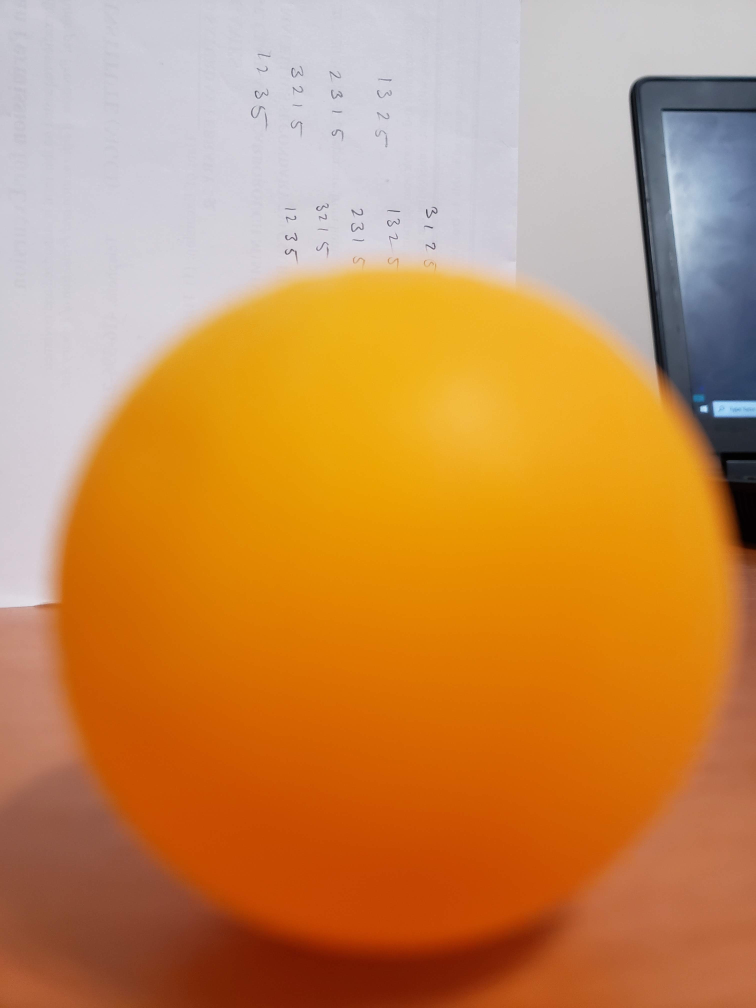
#> input picture ball_images/1.jpg, 3024 x 4032 px, found by its file name (shown at 1/4 size); its folder holds 4 pictures in this run; the run also reads 1 picture not shown here
$ python ClassifierMetrics.py
#> lines starting #> are read from the running program, lines starting #| are printed output that depends on the picture; after the words box and inside, x2 and y2 are one past the last pixel; in counts of white or black regions, pixels touching at a corner belong together
### BallClassifier.py
import numpy as np
import cv2
from collections import deque
import argparse
import os
import logging
from typing import Tuple
from collections.abc import Sequence

from WebcamStream import WebcamStream
from VideoFileStream import VideoFileStream
from utils import screenDebug
from calibrate import calibrate_camera
# [19 lines of commented-out code are left out]
balllow = np.array([14, 95, 149])
ballhigh = np.array([30, 255, 255])


class BallClassifier:
    '''Classifies balls from a video stream

    Classifies the ball using a colour mask and hough transform

    Attributes:
        self.vs: The video stream
        self.imgiter: An optional iter for images
        self.record: An optional record of estimated position and radius
        self.debug: Debug flag
    '''

    def __init__(self, args=None, imgiter=None):
        '''Makes a BallClassifier object

        Args:
            args: A dict of config values
            imgiter: An image iterator for testing images

        Returns:
            A BallClassifier object
        '''
        self.vs = None
        self.record: list = []
        self.imgiter = None
        self.debug: bool = args.get("debug", False)

        if imgiter is not None:
            self.imgiter = imgiter
            self.counter = 1
        else:
            if "video" in args:
                if isinstance(args["video"], str) and os.path.exists(
                        args["video"]):
                    self.vs = VideoFileStream(args)
                else:
                    self.vs = WebcamStream(args.get("video", 0))
            self.vs.open_video_stream()

    def get_hough_frame(
            self,
            frame: np.array,
            center: tuple,
            radius: float,
            multiplier: float = 1.2) -> list:
        '''Gets a smaller window of the frame for the Hough transform

        Args:
            frame: An ndarray frame that should contain some circular object
            center: A tuple of the estimate for the x and y position of the ball
            multiplier A float value to consider a larger frame than the one defined by center and radius

        Returns:
            An ndarray that is a smaller window
        '''
        newframe = None
        if center is not None:
            x, y = center
            ymin = int(max(0, y - multiplier * radius))
            ymax = int(min(frame.shape[0], max(0, y + multiplier * radius)))
            xmax = int(max(0, x - multiplier * radius))
            xmin = int(min(frame.shape[1], max(0, x + multiplier * radius)))
            newframe = frame[ymin:ymax, xmax:xmin]
        return newframe

    def hough(self, frame: np.array, center: tuple, radius: float) -> Tuple[Tuple[int, int], float]:
        '''Refines an estimate of the center and radius of a ball using circle Hough Transform

        Args:
            frame: An ndarray that reperesents the frame with the ball in it
            center: A tuple of the (x,y) position of the ball
            radius: A float of the estimated ball's radius

        Returns:
            A tuple that contains a refined estimate of the ball's center and radius
            If the center is None, this eventually returns None
        '''
        if center is None or radius is None:
            return None
        high = 90
        graysc = cv2.cvtColor(frame, cv2.COLOR_BGR2GRAY)
        minDistBetweenCircles = 10
        rad_mult = 1.15
        smallerframe = self.get_hough_frame(graysc, center, radius, rad_mult)
        circles = cv2.HoughCircles(
            smallerframe,
            cv2.HOUGH_GRADIENT,
            1,
            minDistBetweenCircles,
            param1=high,
            param2=50,
            minRadius=5,
            maxRadius=200)
        if circles is not None:
            # logging.info("Hough Circles found circles")
            circles = np.uint16(np.around(circles))
            xadj, yadj, radius = circles[0, :][0]
            cv2.circle(smallerframe, (xadj, yadj), radius, (255, 0, 0), thickness=2)
            cv2.circle(smallerframe, (xadj, yadj), 2, (0, 255, 0), thickness=2)
            return (center[0] + int(xadj - rad_mult * radius), center[1] + int(yadj - rad_mult * radius)), radius

    def colour_mask(self, frame: np.array) -> Tuple[Tuple[int, int], float]:
        '''Estimates the center and radius of the ball

        Args:
            frame: An ndarray of the image

        Returns:
            An estimate of the ((x, y), radius) from the frame.
            None if it can't find a circle.
        '''
        hsv = cv2.cvtColor(frame, cv2.COLOR_BGR2HSV)
        mask = cv2.inRange(hsv, balllow, ballhigh)
        mask = cv2.dilate(mask, None, iterations=2)
        mask = cv2.erode(mask, None, iterations=2)

        cnts, hier = cv2.findContours(mask, cv2.RETR_EXTERNAL, cv2.CHAIN_APPROX_SIMPLE)
        radius = None
        # if self.debug:
        #     cv2.imshow('mask', mask)
        y, x = None, None
        if len(cnts) > 0:
            c = max(cnts, key=cv2.contourArea)
            _, radius = cv2.minEnclosingCircle(c)
            M = cv2.moments(c)
            if M["m00"] == 0:
                return None
            else:
                return (int(M["m10"] // M["m00"]), int(M["m01"] // M["m00"])), radius

    def find_center_and_radius(self, frame: np.array) -> Tuple[Tuple[int, int], float]:
        '''Finds the center and radius from the frame

        First attempts to find the projectile's center and radius using a colour mask
        Then attempts to find the projectile's center and radius using a circle Hough Transform on a smaller frame

        Args:
            frame: An ndarray that represents the seen image

        Returns:
            A tuple of ((x,y),radius) of the estimated ball's position
        '''
        center, radius = None, None
        cres = self.colour_mask(frame)
        if cres is not None:
            center, radius = cres
            # Updating Center and Radius
            res = self.hough(frame, center, radius)
            if res is not None:
                center, radius = res
        return center, radius

    def main(self) -> None:
        '''Main loop for running the system'''
        title = 'frame'
        while True:
            frame = None
            if self.imgiter is not None:
                try:
                    frame = next(self.imgiter)
                    title = str(self.counter)
                except StopIteration:
                    logging.info("Reached the end of the test images.")
                    break
            else:
                frame = self.vs.read()
            frame = cv2.medianBlur(frame, 5)
            center, radius = self.find_center_and_radius(frame)

            if center is not None and radius is not None:
                cv2.circle(img=frame, center=center, radius=int(radius), color=(0, 255, 0), thickness=2)
                cv2.circle(img=frame, center=center, radius=2, color=(255, 0, 0), thickness=2)
                if self.debug:
                    self.record.append((center, radius))
                    screenDebug(frame, f"radius(px): {radius:.4f}", f"position: {center}")

            if self.imgiter is not None:
                while True:
                    cv2.imshow(title, frame)
                    key = cv2.waitKey(1) & 0xFF
                    if key == ord('q'):
                        cv2.destroyAllWindows()
                        break
                self.counter += 1
            else:
                if self.debug:
                    cv2.imshow(title, frame)
                    if cv2.waitKey(1) & 0xFF == ord('q'):
                        break

        if self.vs is not None:
            self.vs.release()
        cv2.destroyAllWindows()


# [5 lines left out: function configure_args, not called in this run]


# [5 lines that do not run on import are left out]

### metrics/ClassifierMetrics.py
from BallClassifier import BallClassifier
import numpy as np
import cv2
import argparse
import os
import json
import logging


class ClassifierMetrics:
    def __init__(self, args):
        img_iter = self.get_img_iter(args["folder"])
        self.BC = BallClassifier({'video': None, 'buffer': 64}, img_iter)
        self.testfile = args["label"]
        self.outfile = args["output"]
        self.report = dict()
        self.iourecord = dict()

    def get_img_iter(self, folder):
        logging.info(f"Looking for image files in {folder}")
        filenames = [name for name in os.listdir(
            folder) if name.endswith(".jpg")]
        if not filenames:
            logging.error("Couldn't find any images!")
            return iter([])
        logging.info(f"Found images in {folder}")
        filenames.sort(key=lambda x: int(x[:x.index(".jpg")]))
        # print(filenames)
        images = [cv2.imread(folder + img) for img in filenames]
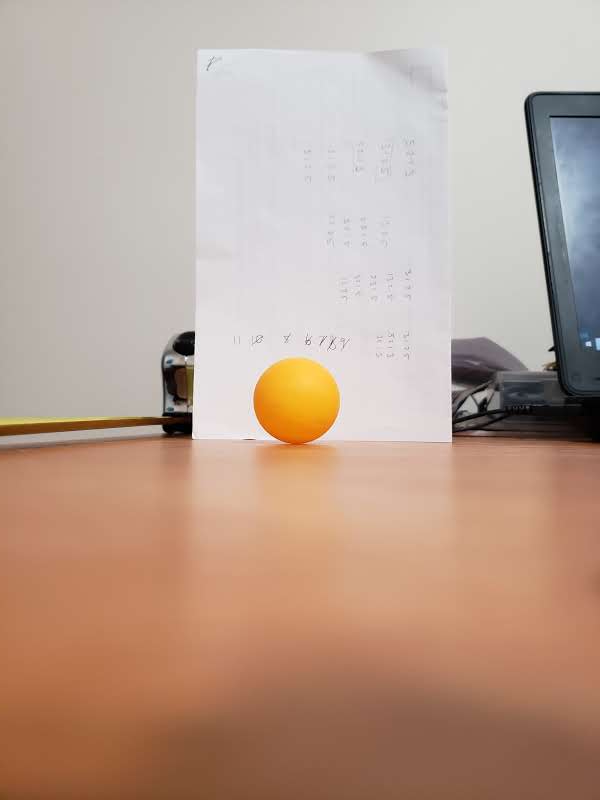
#> input picture ball_images/10.jpg, 600 x 800 px, found by its file name
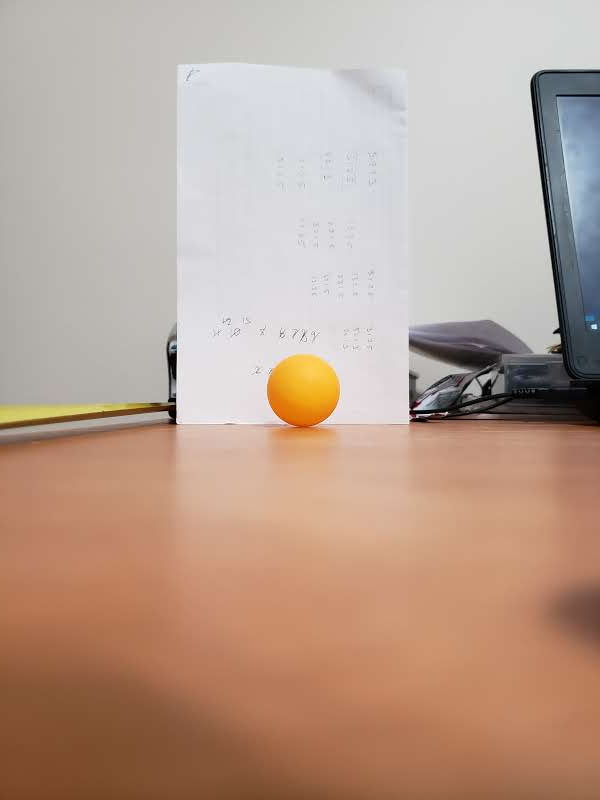
#> input picture ball_images/12.jpg, 600 x 800 px, found by its file name
        # print(images)
        return iter(images)

    def main(self):
        self.BC.main()
        self.predicted_record = self.BC.record
        self.generateReport()

    # [44 lines left out: functions iou, generateReport, not called in this run]


def configure_args():
    ap = argparse.ArgumentParser()
    ap.add_argument(
        "-f", "--folder", help="path to (optional) folder file", default="ball_images/")
    ap.add_argument("-o", "--output", help="path to (optional) report file",
                    default="ball_images/report.json")
    ap.add_argument("-l", "--label", help="path to (optional) file of labels for images",
                    default="ball_images/images.json")

    print(vars(ap.parse_args()))
    return vars(ap.parse_args())


if __name__ == "__main__":
    args = configure_args()
    CM = ClassifierMetrics(args)
#> in get_img_iter, `images = [cv2.imread(folder + img) for img in filenames]`: images = 4 items
#> in __init__, `self.debug: bool = args.get("debug", False)`: self.debug = False
    CM.main()
#> in main, frame is the input picture: shape (4032, 3024, 3); mean B, G, R 83.5, 141, 198.8
#> in colour_mask, `hsv = cv2.cvtColor(frame, cv2.COLOR_BGR2HSV)`: hsv: shape (4032, 3024, 3); mean H, S, V 49.3, 153.7, 202.5
#> in colour_mask, `mask = cv2.inRange(hsv, balllow, ballhigh)`:
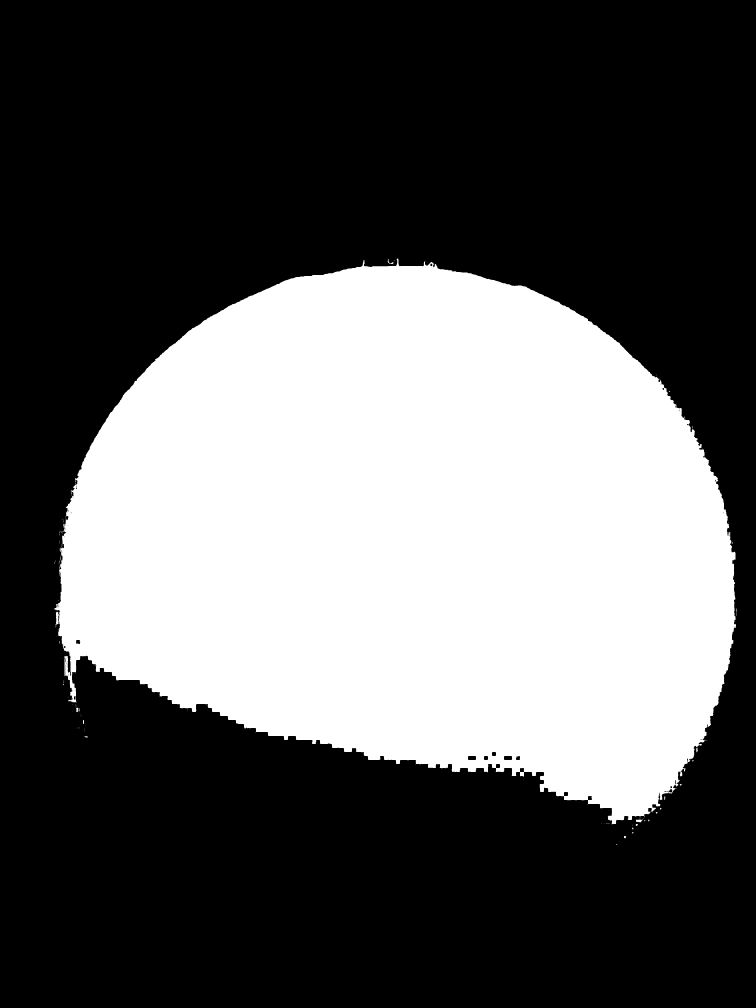
#> mask: shape (4032, 3024) (shown at 1/4 size); 36.5% white; 199 white regions (176 under 20 px), largest, box (x1, y1, x2, y2) and area: (215, 1034, 2944, 3298) 4445433, (2544, 3277, 2572, 3290) 219, (1551, 1037, 1574, 1056) 120
#> in colour_mask, `mask = cv2.dilate(mask, None, iterations=2)`:
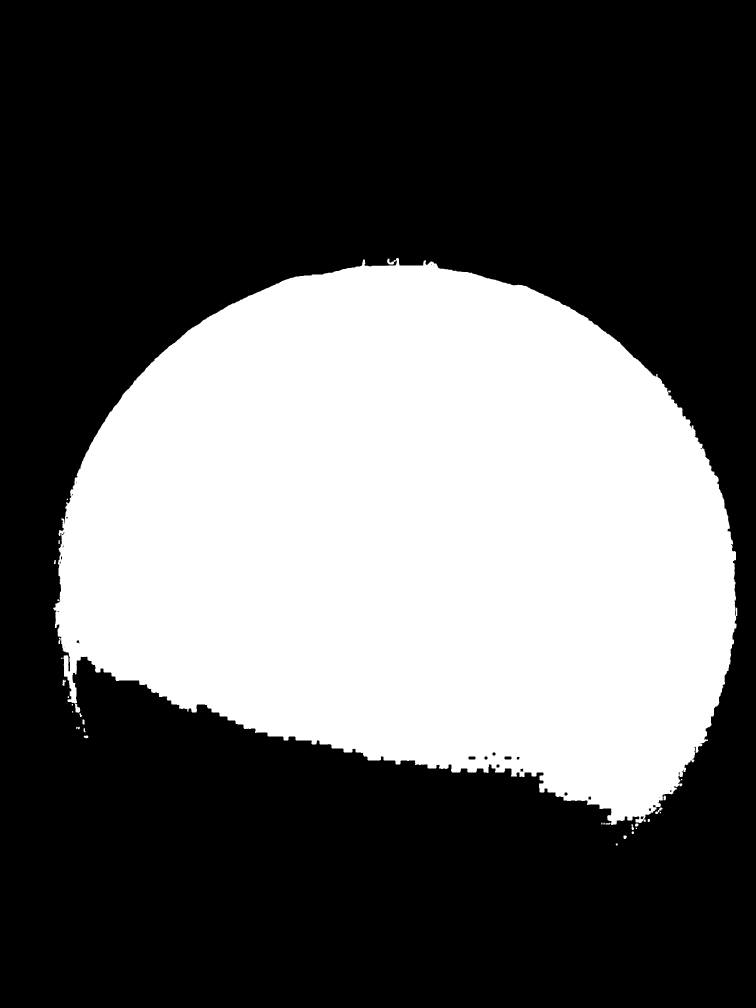
#> mask: shape (4032, 3024) (shown at 1/4 size); 36.8% white; 37 white regions, largest, box (x1, y1, x2, y2) and area: (213, 1032, 2949, 3300) 4478439, (300, 2815, 321, 2851) 483, (1549, 1035, 1583, 1058) 386
#> in colour_mask, `mask = cv2.erode(mask, None, iterations=2)`: mask: shape (4032, 3024); 36.5% white; 64 white regions (45 under 20 px)
#> in colour_mask, `cnts, hier = cv2.findContours(mask, cv2.RETR_EXTERNAL, cv2.CHAIN_APPRO..`: cnts = 64 contours, 51 with area under 20; largest, box (x1, y1, x2, y2) and area: (215, 1034, 2944, 3298) 4448028, (303, 2819, 319, 2849) 227, (1551, 1037, 1574, 1056) 93, (2496, 3344, 2505, 3354) 50, (337, 2944, 351, 2951) 42
#> in colour_mask, `c = max(cnts, key=cv2.contourArea)`: c = contour of 3461 points, box (x1, y1, x2, y2) (215, 1034, 2944, 3298), area 4448028
#> in colour_mask, `_, radius = cv2.minEnclosingCircle(c)`: radius = 1373.4
#> in colour_mask, `M = cv2.moments(c)`: M = moments, m00 4448027.5, centre m10/m00, m01/m00 = (1648.3, 2140.9)
#> in find_center_and_radius, `cres = self.colour_mask(frame)`: cres = ((1648, 2140), 1373.4)
#> in find_center_and_radius, `center, radius = cres`: center = (1648, 2140); radius = 1373.4
#> in hough, `graysc = cv2.cvtColor(frame, cv2.COLOR_BGR2GRAY)`:
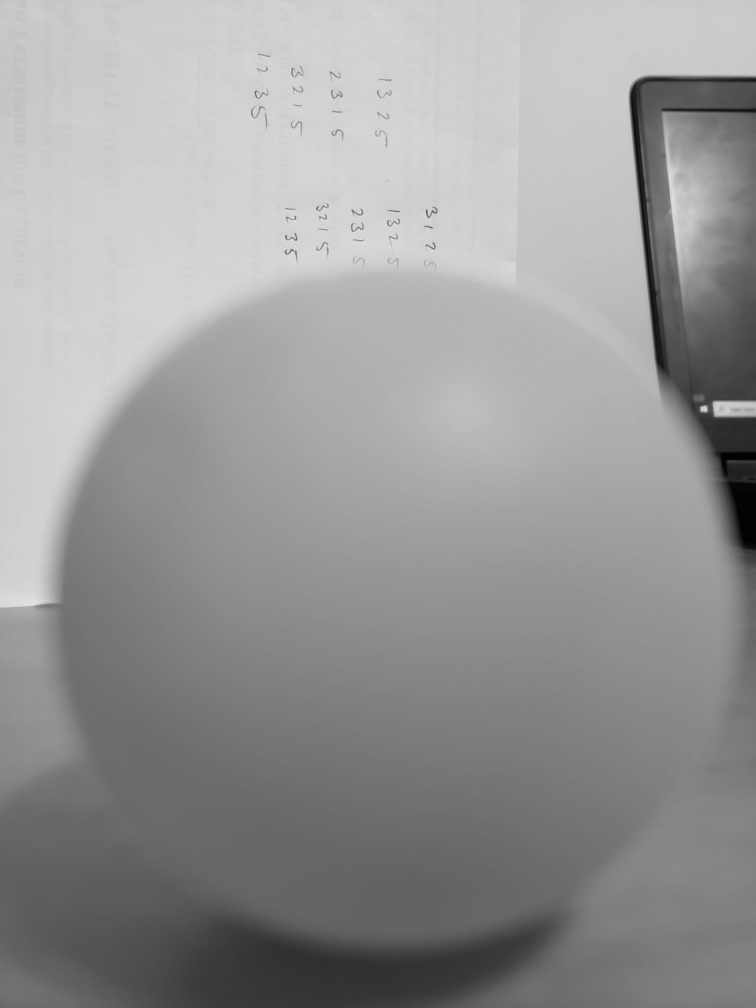
#> graysc: shape (4032, 3024) (shown at 1/4 size); min 0, max 225, mean 151.7
#> in get_hough_frame, `x, y = center`: x = 1648; y = 2140
#> in get_hough_frame, `ymin = int(max(0, y - multiplier * radius))`: ymin = 560
#> in get_hough_frame, `ymax = int(min(frame.shape[0], max(0, y + multiplier * radius)))`: ymax = 3719
#> in get_hough_frame, `xmax = int(max(0, x - multiplier * radius))`: xmax = 68
#> in get_hough_frame, `xmin = int(min(frame.shape[1], max(0, x + multiplier * radius)))`: xmin = 3024
#> in get_hough_frame, `newframe = frame[ymin:ymax, xmax:xmin]`:
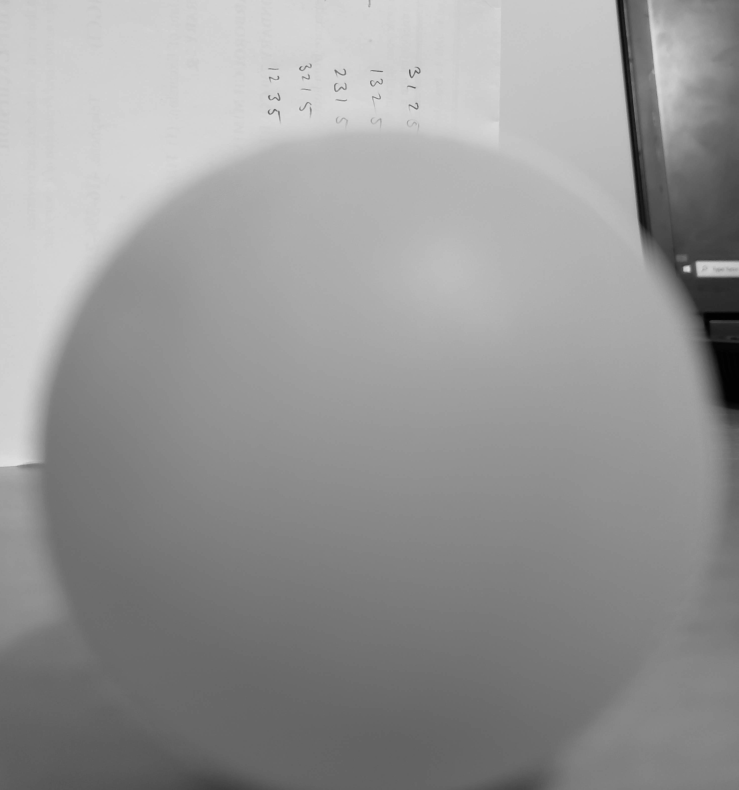
#> newframe: shape (3159, 2956) (shown at 1/4 size); min 0, max 225, mean 149.8
#> in hough, `circles = cv2.HoughCircles( smallerframe, cv2.HOUGH_GRADIENT, 1, minDi..`: circles = None
#> in main, `center, radius = self.find_center_and_radius(frame)`: center = (1648, 2140); radius = 1373.4
#> (key q is pressed here)
